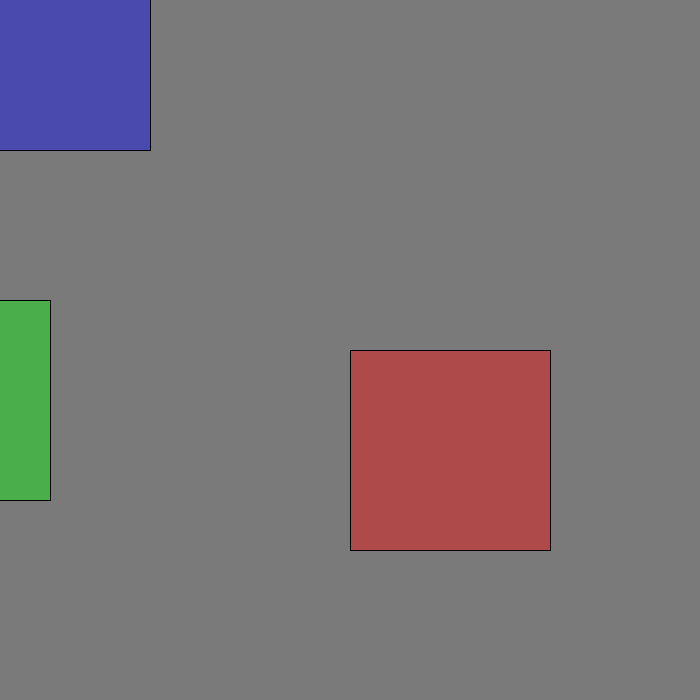
Frame 1 (no input)
Frame 60 (the mouse pressed at the canvas centre just before this capture): identical to frame 1, image omitted
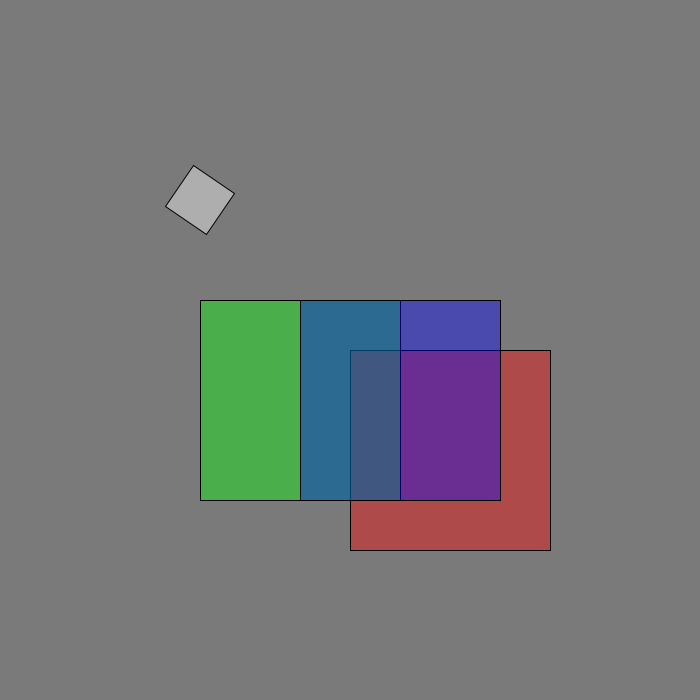
Frame 120 (the mouse held since frame 60 and released just before this capture)

The Processing sketch that drew these frames (run headless with seeded random() and noise(); from frame 60 on, the mouse is pressed at the canvas centre):

// Processing sketch: transformExample
// ── transformExample.pde
float rotateAmt = 0.0;

void setup() {
    size(700, 700);
}

void draw() {
  background(122);
  pushMatrix();
      translate(100, 100);
        fill(255,0,0,100);        
        rect(250, 250, 200, 200);
        pushMatrix();
          fill(0,255,0, 100);
          translate(mouseX - 350,100);          
          rect(100, 100, 200, 200);
          pushMatrix();
              fill(0,0,255, 100);
              translate(100,mouseY - 350);
              rect(100, 100, 200, 200);
              pushMatrix();
                fill(255,255,255,100);                
                rotate(PI*rotateAmt);
                translate(-25,-25);
                rect(0,0,50,50);                
              popMatrix();
          popMatrix();
        popMatrix();
    popMatrix();    
    
    rotateAmt += 0.01;
}
